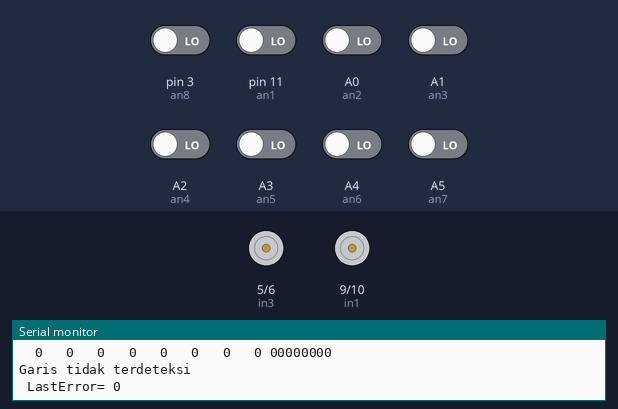
The sketch below on a simulated Arduino Uno, built with avr-gcc and run on an emulated ATmega328P. Parts: motor-driver pin pairs drawn as motors (green arrow = first pin HIGH = forward, orange = second pin HIGH = backward, longer = more drive), the last lines printed to the serial monitor. The inputs (shaded band) are chosen by the test bench; at power-on: A0 (an2), A1 (an3), A2 (an4), A3 (an5), A4 (an6), A5 (an7), pin 3 (an8), pin 11 (an1) LOW.

Above: at 1.9 s.
2.0 s: pin 3 (an8) driven HIGH
At 2.8 s:
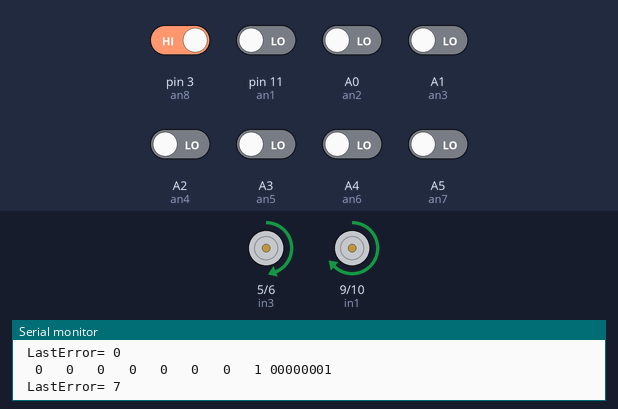
3.8 s: pin 11 (an1) driven HIGH
At 4.9 s:
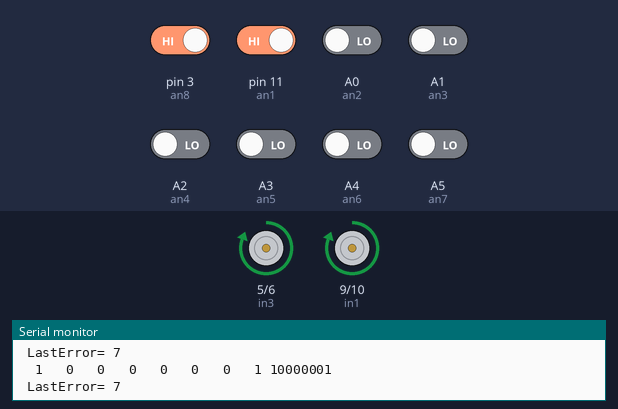
5.4 s: pin 3 (an8) driven LOW
At 6.8 s:
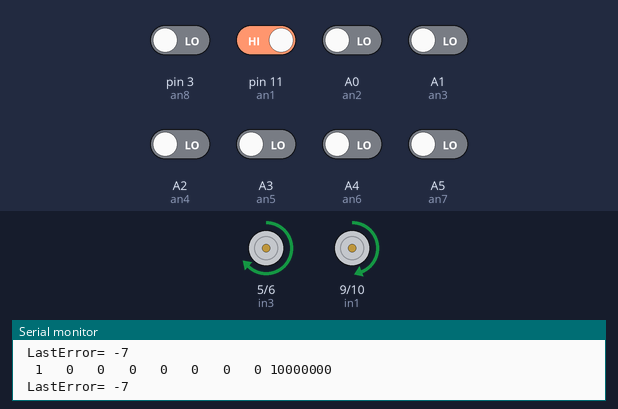
7.1 s: A0 (an2) driven HIGH
At 7.8 s:
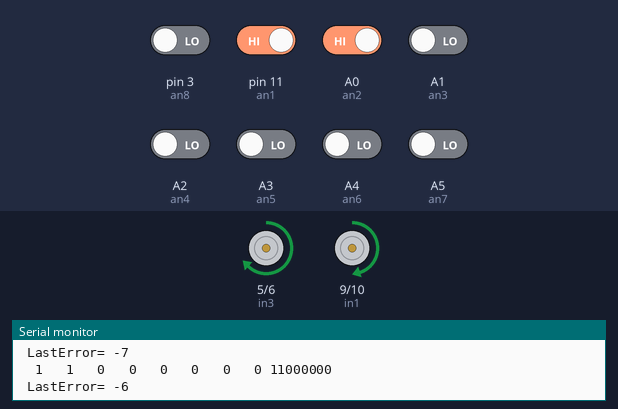
8.7 s: A1 (an3) driven HIGH
At 9.9 s:
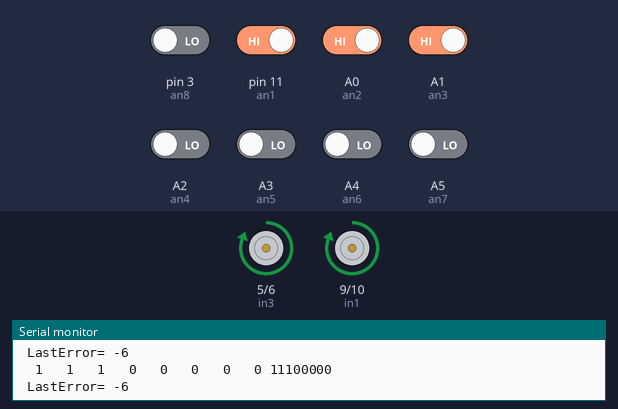
10.4 s: pin 11 (an1) driven LOW
At 12.0 s:
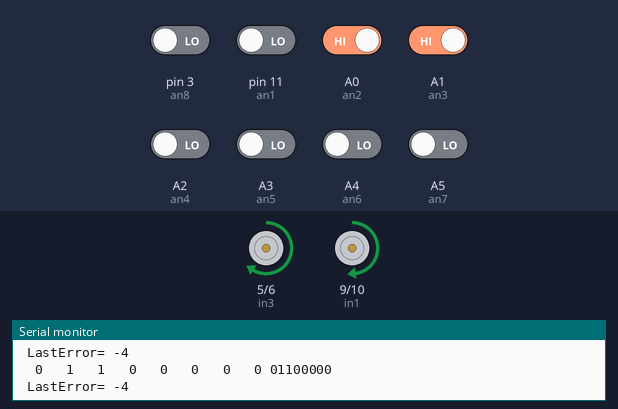
Timing chart, 0 to 13.1 s (numbered marks = the images above; inputs shaded):
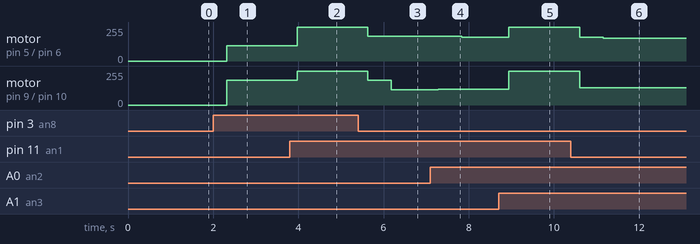

Measured:
- after the input at 2.0 s, motor on pin 5 (in3) / pin 6 (in4): stopped → forward 115/255 after 0.32 s; motor on pin 9 (in1) / pin 10 (in2): stopped → forward 185/255 after 0.32 s
- after the input at 3.8 s, motor on pin 5 (in3) / pin 6 (in4): forward 115/255 → forward 255/255 after 0.18 s; motor on pin 9 (in1) / pin 10 (in2): forward 185/255 → forward 255/255 after 0.18 s
- after the input at 5.4 s, motor on pin 5 (in3) / pin 6 (in4): forward 255/255 → forward 185/255 after 0.23 s; motor on pin 9 (in1) / pin 10 (in2): forward 255/255 → forward 185/255 after 0.23 s, → forward 115/255 0.55 s later
- after the input at 7.1 s, motor on pin 5 (in3) / pin 6 (in4): forward 185/255 → forward 180/255 after 0.74 s; motor on pin 9 (in1) / pin 10 (in2): forward 115/255 → forward 120/255 after 0.19 s
- after the input at 8.7 s, motor on pin 5 (in3) / pin 6 (in4): forward 180/255 → forward 255/255 after 0.24 s; motor on pin 9 (in1) / pin 10 (in2): forward 120/255 → forward 255/255 after 0.24 s
- after the input at 10.4 s, motor on pin 5 (in3) / pin 6 (in4): forward 255/255 → forward 180/255 after 0.20 s, → forward 170/255 0.55 s later; motor on pin 9 (in1) / pin 10 (in2): forward 255/255 → forward 130/255 after 0.20 s

The sketch:

sistemKendali4.ino
```cpp
int an1=11;
int an2=A0;
int an3=A1;
int an4=A2;
int an5=A3;
int an6=A4;
int an7=A5;
int an8=3;

int in1=9;
int in2=10;
int in3=5;
int in4=6;

char buff[100];

String stringkondisi="00000000";
String lastkondisi="00000000";
int LastError=0;

int sensor[8],x, sensorBit, t, a_size;
char sendat[8];

int Kp=5;
int moveControl=0;
int kecepatanMotorKanan=0;
int kecepatanMotorKiri=0;
int kecepatanSetPoint=150;


void setup() {
  Serial.begin(9600);
  pinMode(an1, INPUT);
  pinMode(an2, INPUT);
  pinMode(an3, INPUT);
  pinMode(an4, INPUT);
  pinMode(an5, INPUT);
  pinMode(an6, INPUT);
  pinMode(an7, INPUT);
  pinMode(an8, INPUT);

  pinMode(in1, OUTPUT);
  pinMode(in2, OUTPUT);
  pinMode(in3, OUTPUT);
  pinMode(in4, OUTPUT);
}

String convertKeString(char* a, int size){
  int i;
  String s = "";
  for (i=0;i<size;i++){
    s=s+a[i];
  }
  return s;
}

void loop() {
  // put your main code here, to run repeatedly:

  sensor[0]=digitalRead(an1);
  sensor[1]=digitalRead(an2);
  sensor[2]=digitalRead(an3);
  sensor[3]=digitalRead(an4);
  sensor[4]=digitalRead(an5);
  sensor[5]=digitalRead(an6);
  sensor[6]=digitalRead(an7);
  sensor[7]=digitalRead(an8);

  delay(50);
  for (x=7;x>=0;x--){
    if(sensor[x] != 0 || sensor[x]== HIGH){
      sendat[x]='1';
    }
    else {
      sendat[x]='0';
    }
  }

  sensorBit=0;
  for (x=0;x<=7;x++){
    sensorBit += sendat[x] * (1 << x);
  }

  sprintf(buff, "%3d %3d %3d %3d %3d %3d %3d %3d ", sensor[0], sensor[1],sensor[2],sensor[3],sensor[4],sensor[5],sensor[6],sensor[7]);
  Serial.print(buff);
  sprintf(buff, "%c%c%c%c%c%c%c%c",sendat[0],sendat[1],sendat[2],sendat[3],sendat[4],sendat[5],sendat[6],sendat[7]);
  Serial.println(buff);

  int a_size = sizeof(sendat)/sizeof(char);
  String stringkondisi = convertKeString(sendat, a_size);

  digitalWrite (in1, HIGH);
  digitalWrite (in3, HIGH);

  if(stringkondisi=="10000000"){;
   LastError = -7;
   moveControl=Kp*LastError;
   kecepatanMotorKanan=kecepatanSetPoint-moveControl;
   kecepatanMotorKiri=kecepatanSetPoint+moveControl;
   analogWrite  (in1,kecepatanMotorKiri);
   analogWrite  (in3, kecepatanMotorKanan);
   lastkondisi=stringkondisi;
  }

  if(stringkondisi=="11000000"){
   LastError = -6;
   moveControl=Kp*LastError;
   kecepatanMotorKanan=kecepatanSetPoint-moveControl;
   kecepatanMotorKiri=kecepatanSetPoint+moveControl;
   analogWrite  (in1,kecepatanMotorKiri);
   analogWrite  (in3, kecepatanMotorKanan);
   lastkondisi=stringkondisi;
  }


  if(stringkondisi=="01000000"){
   LastError = -5;
   moveControl=Kp*LastError;
   kecepatanMotorKanan=kecepatanSetPoint-moveControl;
   kecepatanMotorKiri=kecepatanSetPoint+moveControl;
   analogWrite  (in1,kecepatanMotorKiri);
   analogWrite  (in3, kecepatanMotorKanan);
   lastkondisi=stringkondisi;
  }


  if(stringkondisi=="01100000"){
   LastError = -4;
   moveControl=Kp*LastError;
   kecepatanMotorKanan=kecepatanSetPoint-moveControl;
   kecepatanMotorKiri=kecepatanSetPoint+moveControl;
   analogWrite  (in1,kecepatanMotorKiri);
   analogWrite  (in3, kecepatanMotorKanan);
   lastkondisi=stringkondisi;
  }


  if(stringkondisi=="00100000"){
   LastError = -3;
   moveControl=Kp*LastError;
   kecepatanMotorKanan=kecepatanSetPoint-moveControl;
   kecepatanMotorKiri=kecepatanSetPoint+moveControl;
   analogWrite  (in1,kecepatanMotorKiri);
   analogWrite  (in3, kecepatanMotorKanan);
   lastkondisi=stringkondisi;
  }


  if(stringkondisi=="00110000"){
   LastError = -2;
   moveControl=Kp*LastError;
   kecepatanMotorKanan=kecepatanSetPoint-moveControl;
   kecepatanMotorKiri=kecepatanSetPoint+moveControl;
   analogWrite  (in1,kecepatanMotorKiri);
   analogWrite  (in3, kecepatanMotorKanan);
   lastkondisi=stringkondisi;
  }


  if(stringkondisi=="00010000"){
   LastError = -1;
   moveControl=Kp*LastError;
   kecepatanMotorKanan=kecepatanSetPoint-moveControl;
   kecepatanMotorKiri=kecepatanSetPoint+moveControl;
   analogWrite  (in1,kecepatanMotorKiri);
   analogWrite  (in3, kecepatanMotorKanan);
   lastkondisi=stringkondisi;
  }
  if(stringkondisi=="00011000"){
   LastError = 0;
   moveControl=Kp*LastError;
   kecepatanMotorKanan=kecepatanSetPoint-moveControl;
   kecepatanMotorKiri=kecepatanSetPoint+moveControl;
   analogWrite  (in1,kecepatanMotorKiri);
   analogWrite  (in3, kecepatanMotorKanan);
   lastkondisi=stringkondisi;
  }
   if(stringkondisi=="00001000"){
   LastError = 1;
   moveControl=Kp*LastError;
   kecepatanMotorKanan=kecepatanSetPoint-moveControl;
   kecepatanMotorKiri=kecepatanSetPoint+moveControl;
   analogWrite  (in1,kecepatanMotorKiri);
   analogWrite  (in3, kecepatanMotorKanan);
   lastkondisi=stringkondisi;
  }
   if(stringkondisi=="00001100"){
   LastError = 2;
   moveControl=Kp*LastError;
   kecepatanMotorKanan=kecepatanSetPoint-moveControl;
   kecepatanMotorKiri=kecepatanSetPoint+moveControl;
   analogWrite  (in1,kecepatanMotorKiri);
   analogWrite  (in3, kecepatanMotorKanan);
   lastkondisi=stringkondisi;
  }
   if(stringkondisi=="00000100"){
   LastError = 3;
   moveControl=Kp*LastError;
   kecepatanMotorKanan=kecepatanSetPoint-moveControl;
   kecepatanMotorKiri=kecepatanSetPoint+moveControl;
   analogWrite  (in1,kecepatanMotorKiri);
   analogWrite  (in3, kecepatanMotorKanan);
   lastkondisi=stringkondisi;
  }
   if(stringkondisi=="00000110"){
   LastError = 4;
   moveControl=Kp*LastError;
   kecepatanMotorKanan=kecepatanSetPoint-moveControl;
   kecepatanMotorKiri=kecepatanSetPoint+moveControl;
   analogWrite  (in1,kecepatanMotorKiri);
   analogWrite  (in3, kecepatanMotorKanan);
   lastkondisi=stringkondisi;
  }
   if(stringkondisi=="00000010"){
   LastError = 5;
   lastkondisi=stringkondisi;
  }
   if(stringkondisi=="00000011"){
   LastError = 6;
   moveControl=Kp*LastError;
   kecepatanMotorKanan=kecepatanSetPoint-moveControl;
   kecepatanMotorKiri=kecepatanSetPoint+moveControl;
   analogWrite  (in1,kecepatanMotorKiri);
   analogWrite  (in3, kecepatanMotorKanan);
   lastkondisi=stringkondisi;
  }

  if (stringkondisi=="00000001"){
   LastError = 7;
   moveControl=Kp*LastError;
   kecepatanMotorKanan=kecepatanSetPoint-moveControl;
   kecepatanMotorKiri=kecepatanSetPoint+moveControl;
   analogWrite  (in1,kecepatanMotorKiri);
   analogWrite  (in3, kecepatanMotorKanan);
   lastkondisi=stringkondisi;
  }
  if (stringkondisi=="00000000"){
    digitalWrite (in1, LOW);
    digitalWrite (in3, LOW);
    Serial.println("Garis tidak terdeteksi");
  }

Serial.print(" LastError= ");
Serial.println(LastError);
delay(500);
}
```
